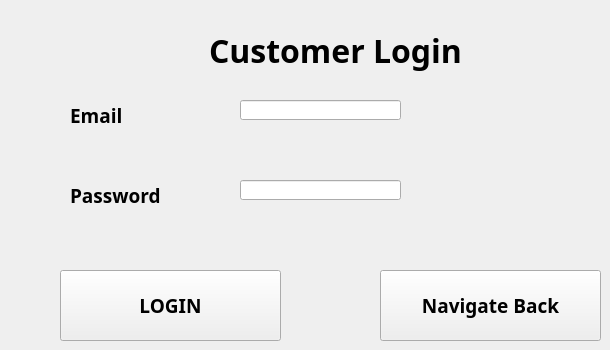
    <widget class="QWidget" name="customerLogin">
     <widget class="QLabel" name="label_42">
      <property name="geometry">
       <rect>
        <x>170</x>
        <y>20</y>
        <width>331</width>
        <height>61</height>
       </rect>
      </property>
      <property name="font">
       <font>
        <family>Myriad Hebrew</family>
        <pointsize>24</pointsize>
        <weight>75</weight>
        <italic>false</italic>
        <bold>true</bold>
       </font>
      </property>
      <property name="text">
       <string>Customer Login</string>
      </property>
      <property name="alignment">
       <set>Qt::AlignCenter</set>
      </property>
     </widget>
     <widget class="QLabel" name="label_43">
      <property name="geometry">
       <rect>
        <x>70</x>
        <y>100</y>
        <width>211</width>
        <height>31</height>
       </rect>
      </property>
      <property name="font">
       <font>
        <family>Myriad Hebrew</family>
        <pointsize>14</pointsize>
        <weight>75</weight>
        <bold>true</bold>
       </font>
      </property>
      <property name="text">
       <string>Email</string>
      </property>
     </widget>
     <widget class="QLabel" name="label_44">
      <property name="geometry">
       <rect>
        <x>70</x>
        <y>180</y>
        <width>211</width>
        <height>31</height>
       </rect>
      </property>
      <property name="font">
       <font>
        <family>Myriad Hebrew</family>
        <pointsize>14</pointsize>
        <weight>75</weight>
        <bold>true</bold>
       </font>
      </property>
      <property name="text">
       <string>Password</string>
      </property>
     </widget>
     <widget class="QLineEdit" name="lineEdit_13">
      <property name="geometry">
       <rect>
        <x>240</x>
        <y>100</y>
        <width>161</width>
        <height>20</height>
       </rect>
      </property>
     </widget>
     <widget class="QLineEdit" name="lineEdit_14">
      <property name="geometry">
       <rect>
        <x>240</x>
        <y>180</y>
        <width>161</width>
        <height>20</height>
       </rect>
      </property>
      <property name="echoMode">
       <enum>QLineEdit::Password</enum>
      </property>
     </widget>
     <widget class="QPushButton" name="custLogin">
      <property name="geometry">
       <rect>
        <x>60</x>
        <y>270</y>
        <width>221</width>
        <height>71</height>
       </rect>
      </property>
      <property name="font">
       <font>
        <family>Myriad Hebrew</family>
        <pointsize>14</pointsize>
        <weight>75</weight>
        <bold>true</bold>
       </font>
      </property>
      <property name="text">
       <string>LOGIN</string>
      </property>
     </widget>
     <widget class="QPushButton" name="staysafe">
      <property name="geometry">
       <rect>
        <x>380</x>
        <y>270</y>
        <width>221</width>
        <height>71</height>
       </rect>
      </property>
      <property name="font">
       <font>
        <family>Myriad Hebrew</family>
        <pointsize>14</pointsize>
        <weight>75</weight>
        <bold>true</bold>
       </font>
      </property>
      <property name="text">
       <string>Navigate Back</string>
      </property>
     </widget>
    </widget>
